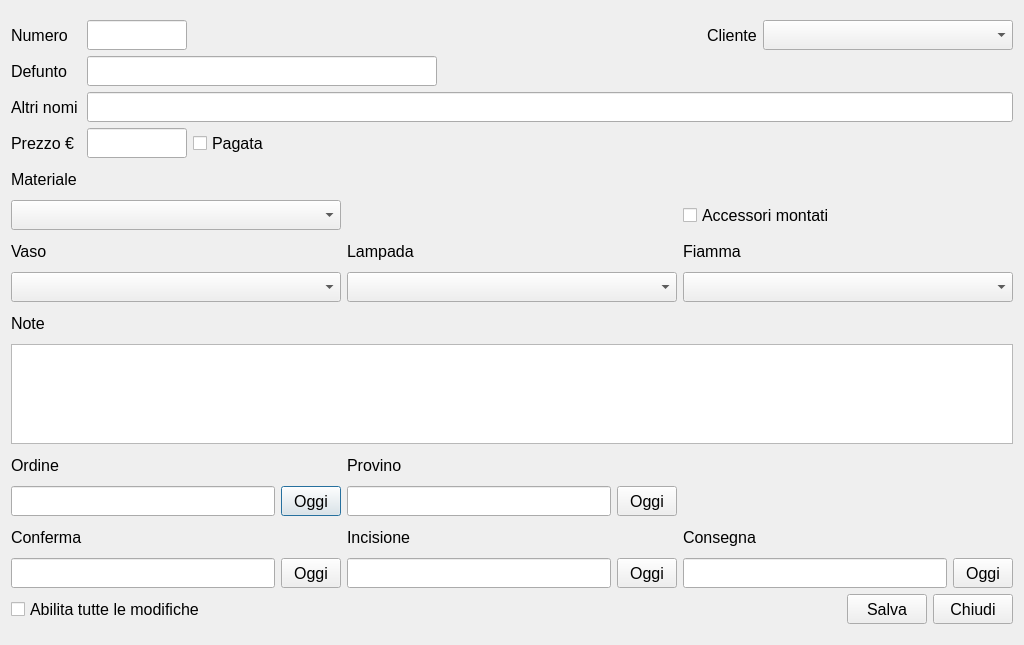
<?xml version="1.0" encoding="UTF-8"?>
<ui version="4.0">
 <class>TombClass</class>
 <widget class="QDialog" name="TombClass">
  <property name="geometry">
   <rect>
    <x>0</x>
    <y>0</y>
    <width>1024</width>
    <height>645</height>
   </rect>
  </property>
  <property name="minimumSize">
   <size>
    <width>1024</width>
    <height>645</height>
   </size>
  </property>
  <property name="maximumSize">
   <size>
    <width>1024</width>
    <height>645</height>
   </size>
  </property>
  <property name="windowTitle">
   <string>Tomb</string>
  </property>
  <layout class="QGridLayout" name="gridLayout_2">
   <item row="0" column="1">
    <layout class="QVBoxLayout" name="MainContainer">
     <item>
      <layout class="QHBoxLayout" name="NumberClient">
       <item>
        <widget class="QLabel" name="lblNumber">
         <property name="minimumSize">
          <size>
           <width>70</width>
           <height>30</height>
          </size>
         </property>
         <property name="maximumSize">
          <size>
           <width>70</width>
           <height>30</height>
          </size>
         </property>
         <property name="font">
          <font>
           <pointsize>12</pointsize>
          </font>
         </property>
         <property name="text">
          <string>Numero</string>
         </property>
        </widget>
       </item>
       <item>
        <widget class="QLineEdit" name="leProgressive">
         <property name="minimumSize">
          <size>
           <width>100</width>
           <height>30</height>
          </size>
         </property>
         <property name="maximumSize">
          <size>
           <width>100</width>
           <height>30</height>
          </size>
         </property>
         <property name="font">
          <font>
           <pointsize>12</pointsize>
          </font>
         </property>
        </widget>
       </item>
       <item>
        <spacer name="horizontalSpacer">
         <property name="orientation">
          <enum>Qt::Horizontal</enum>
         </property>
         <property name="sizeHint" stdset="0">
          <size>
           <width>40</width>
           <height>20</height>
          </size>
         </property>
        </spacer>
       </item>
       <item>
        <widget class="QLabel" name="lblClient">
         <property name="minimumSize">
          <size>
           <width>0</width>
           <height>30</height>
          </size>
         </property>
         <property name="maximumSize">
          <size>
           <width>16777215</width>
           <height>30</height>
          </size>
         </property>
         <property name="font">
          <font>
           <pointsize>12</pointsize>
          </font>
         </property>
         <property name="text">
          <string>Cliente</string>
         </property>
        </widget>
       </item>
       <item>
        <widget class="QComboBox" name="cbClient">
         <property name="minimumSize">
          <size>
           <width>250</width>
           <height>30</height>
          </size>
         </property>
         <property name="maximumSize">
          <size>
           <width>250</width>
           <height>30</height>
          </size>
         </property>
         <property name="font">
          <font>
           <pointsize>12</pointsize>
          </font>
         </property>
        </widget>
       </item>
      </layout>
     </item>
     <item>
      <layout class="QHBoxLayout" name="Name">
       <item>
        <widget class="QLabel" name="lblName">
         <property name="minimumSize">
          <size>
           <width>70</width>
           <height>30</height>
          </size>
         </property>
         <property name="maximumSize">
          <size>
           <width>70</width>
           <height>30</height>
          </size>
         </property>
         <property name="font">
          <font>
           <pointsize>12</pointsize>
          </font>
         </property>
         <property name="text">
          <string>Defunto</string>
         </property>
        </widget>
       </item>
       <item>
        <widget class="QLineEdit" name="leName">
         <property name="minimumSize">
          <size>
           <width>350</width>
           <height>30</height>
          </size>
         </property>
         <property name="maximumSize">
          <size>
           <width>350</width>
           <height>30</height>
          </size>
         </property>
         <property name="font">
          <font>
           <pointsize>12</pointsize>
          </font>
         </property>
        </widget>
       </item>
       <item>
        <spacer name="horizontalSpacer_2">
         <property name="orientation">
          <enum>Qt::Horizontal</enum>
         </property>
         <property name="sizeHint" stdset="0">
          <size>
           <width>40</width>
           <height>20</height>
          </size>
         </property>
        </spacer>
       </item>
      </layout>
     </item>
     <item>
      <layout class="QHBoxLayout" name="OtherNames">
       <item>
        <widget class="QLabel" name="lblAdditionalNames">
         <property name="minimumSize">
          <size>
           <width>70</width>
           <height>30</height>
          </size>
         </property>
         <property name="maximumSize">
          <size>
           <width>70</width>
           <height>30</height>
          </size>
         </property>
         <property name="font">
          <font>
           <pointsize>12</pointsize>
          </font>
         </property>
         <property name="text">
          <string>Altri nomi</string>
         </property>
        </widget>
       </item>
       <item>
        <widget class="QLineEdit" name="leAdditionalNames">
         <property name="minimumSize">
          <size>
           <width>0</width>
           <height>30</height>
          </size>
         </property>
         <property name="maximumSize">
          <size>
           <width>16777215</width>
           <height>30</height>
          </size>
         </property>
         <property name="font">
          <font>
           <pointsize>12</pointsize>
          </font>
         </property>
        </widget>
       </item>
      </layout>
     </item>
     <item>
      <layout class="QHBoxLayout" name="Price">
       <item>
        <widget class="QLabel" name="lblPrice">
         <property name="minimumSize">
          <size>
           <width>70</width>
           <height>30</height>
          </size>
         </property>
         <property name="maximumSize">
          <size>
           <width>70</width>
           <height>30</height>
          </size>
         </property>
         <property name="font">
          <font>
           <pointsize>12</pointsize>
          </font>
         </property>
         <property name="text">
          <string>Prezzo €</string>
         </property>
        </widget>
       </item>
       <item>
        <widget class="QLineEdit" name="lePrice">
         <property name="minimumSize">
          <size>
           <width>100</width>
           <height>30</height>
          </size>
         </property>
         <property name="maximumSize">
          <size>
           <width>100</width>
           <height>30</height>
          </size>
         </property>
         <property name="font">
          <font>
           <pointsize>12</pointsize>
          </font>
         </property>
        </widget>
       </item>
       <item>
        <widget class="QCheckBox" name="chbPaid">
         <property name="minimumSize">
          <size>
           <width>0</width>
           <height>30</height>
          </size>
         </property>
         <property name="maximumSize">
          <size>
           <width>16777215</width>
           <height>30</height>
          </size>
         </property>
         <property name="font">
          <font>
           <pointsize>12</pointsize>
          </font>
         </property>
         <property name="text">
          <string>Pagata</string>
         </property>
        </widget>
       </item>
       <item>
        <spacer name="horizontalSpacer_3">
         <property name="orientation">
          <enum>Qt::Horizontal</enum>
         </property>
         <property name="sizeHint" stdset="0">
          <size>
           <width>40</width>
           <height>20</height>
          </size>
         </property>
        </spacer>
       </item>
      </layout>
     </item>
     <item>
      <layout class="QHBoxLayout" name="MatAcc">
       <item>
        <layout class="QVBoxLayout" name="verticalLayout_7">
         <item>
          <widget class="QLabel" name="lblMaterial">
           <property name="minimumSize">
            <size>
             <width>80</width>
             <height>30</height>
            </size>
           </property>
           <property name="maximumSize">
            <size>
             <width>16777215</width>
             <height>30</height>
            </size>
           </property>
           <property name="font">
            <font>
             <pointsize>12</pointsize>
            </font>
           </property>
           <property name="text">
            <string>Materiale</string>
           </property>
          </widget>
         </item>
         <item>
          <widget class="QComboBox" name="cbMaterial">
           <property name="minimumSize">
            <size>
             <width>0</width>
             <height>30</height>
            </size>
           </property>
           <property name="maximumSize">
            <size>
             <width>16777215</width>
             <height>30</height>
            </size>
           </property>
           <property name="font">
            <font>
             <pointsize>12</pointsize>
            </font>
           </property>
          </widget>
         </item>
         <item>
          <widget class="QLabel" name="lblvase">
           <property name="minimumSize">
            <size>
             <width>80</width>
             <height>30</height>
            </size>
           </property>
           <property name="maximumSize">
            <size>
             <width>16777215</width>
             <height>30</height>
            </size>
           </property>
           <property name="font">
            <font>
             <pointsize>12</pointsize>
            </font>
           </property>
           <property name="text">
            <string>Vaso</string>
           </property>
          </widget>
         </item>
         <item>
          <widget class="QComboBox" name="cbVase">
           <property name="minimumSize">
            <size>
             <width>0</width>
             <height>30</height>
            </size>
           </property>
           <property name="maximumSize">
            <size>
             <width>16777215</width>
             <height>30</height>
            </size>
           </property>
           <property name="font">
            <font>
             <pointsize>12</pointsize>
            </font>
           </property>
          </widget>
         </item>
        </layout>
       </item>
       <item>
        <layout class="QVBoxLayout" name="verticalLayout_6">
         <item>
          <widget class="QLabel" name="lblSp1">
           <property name="minimumSize">
            <size>
             <width>0</width>
             <height>30</height>
            </size>
           </property>
           <property name="maximumSize">
            <size>
             <width>16777215</width>
             <height>30</height>
            </size>
           </property>
           <property name="text">
            <string/>
           </property>
          </widget>
         </item>
         <item>
          <widget class="QLabel" name="lblSp2">
           <property name="minimumSize">
            <size>
             <width>0</width>
             <height>30</height>
            </size>
           </property>
           <property name="maximumSize">
            <size>
             <width>16777215</width>
             <height>30</height>
            </size>
           </property>
           <property name="text">
            <string/>
           </property>
          </widget>
         </item>
         <item>
          <widget class="QLabel" name="lblLamp">
           <property name="minimumSize">
            <size>
             <width>80</width>
             <height>30</height>
            </size>
           </property>
           <property name="maximumSize">
            <size>
             <width>16777215</width>
             <height>30</height>
            </size>
           </property>
           <property name="font">
            <font>
             <pointsize>12</pointsize>
            </font>
           </property>
           <property name="text">
            <string>Lampada</string>
           </property>
          </widget>
         </item>
         <item>
          <widget class="QComboBox" name="cbLamp">
           <property name="minimumSize">
            <size>
             <width>0</width>
             <height>30</height>
            </size>
           </property>
           <property name="maximumSize">
            <size>
             <width>16777215</width>
             <height>30</height>
            </size>
           </property>
           <property name="font">
            <font>
             <pointsize>12</pointsize>
            </font>
           </property>
          </widget>
         </item>
        </layout>
       </item>
       <item>
        <layout class="QVBoxLayout" name="verticalLayout_5">
         <item>
          <widget class="QLabel" name="lblSp3">
           <property name="minimumSize">
            <size>
             <width>0</width>
             <height>30</height>
            </size>
           </property>
           <property name="maximumSize">
            <size>
             <width>16777215</width>
             <height>30</height>
            </size>
           </property>
           <property name="text">
            <string/>
           </property>
          </widget>
         </item>
         <item>
          <widget class="QCheckBox" name="chbAccessoriesMounted">
           <property name="minimumSize">
            <size>
             <width>0</width>
             <height>30</height>
            </size>
           </property>
           <property name="maximumSize">
            <size>
             <width>16777215</width>
             <height>30</height>
            </size>
           </property>
           <property name="font">
            <font>
             <pointsize>12</pointsize>
            </font>
           </property>
           <property name="text">
            <string>Accessori montati</string>
           </property>
          </widget>
         </item>
         <item>
          <widget class="QLabel" name="lblFlame">
           <property name="minimumSize">
            <size>
             <width>80</width>
             <height>30</height>
            </size>
           </property>
           <property name="maximumSize">
            <size>
             <width>16777215</width>
             <height>30</height>
            </size>
           </property>
           <property name="font">
            <font>
             <pointsize>12</pointsize>
            </font>
           </property>
           <property name="text">
            <string>Fiamma</string>
           </property>
          </widget>
         </item>
         <item>
          <widget class="QComboBox" name="cbFlame">
           <property name="minimumSize">
            <size>
             <width>0</width>
             <height>30</height>
            </size>
           </property>
           <property name="font">
            <font>
             <pointsize>12</pointsize>
            </font>
           </property>
          </widget>
         </item>
        </layout>
       </item>
      </layout>
     </item>
     <item>
      <layout class="QVBoxLayout" name="Note">
       <item>
        <widget class="QLabel" name="lblNote">
         <property name="minimumSize">
          <size>
           <width>70</width>
           <height>30</height>
          </size>
         </property>
         <property name="maximumSize">
          <size>
           <width>70</width>
           <height>30</height>
          </size>
         </property>
         <property name="font">
          <font>
           <pointsize>12</pointsize>
          </font>
         </property>
         <property name="text">
          <string>Note</string>
         </property>
        </widget>
       </item>
       <item>
        <widget class="QPlainTextEdit" name="ptNote">
         <property name="minimumSize">
          <size>
           <width>0</width>
           <height>100</height>
          </size>
         </property>
         <property name="maximumSize">
          <size>
           <width>16777215</width>
           <height>100</height>
          </size>
         </property>
         <property name="font">
          <font>
           <pointsize>12</pointsize>
          </font>
         </property>
        </widget>
       </item>
      </layout>
     </item>
     <item>
      <layout class="QHBoxLayout" name="Dates">
       <item>
        <layout class="QVBoxLayout" name="layoutOrderConf">
         <item>
          <widget class="QLabel" name="lblOrderedAt">
           <property name="minimumSize">
            <size>
             <width>0</width>
             <height>30</height>
            </size>
           </property>
           <property name="maximumSize">
            <size>
             <width>16777215</width>
             <height>30</height>
            </size>
           </property>
           <property name="font">
            <font>
             <pointsize>12</pointsize>
            </font>
           </property>
           <property name="text">
            <string>Ordine</string>
           </property>
          </widget>
         </item>
         <item>
          <layout class="QHBoxLayout" name="horizontalLayout_2">
           <item>
            <widget class="QLineEdit" name="leOrderedAt">
             <property name="minimumSize">
              <size>
               <width>0</width>
               <height>30</height>
              </size>
             </property>
             <property name="maximumSize">
              <size>
               <width>16777215</width>
               <height>30</height>
              </size>
             </property>
             <property name="font">
              <font>
               <pointsize>12</pointsize>
              </font>
             </property>
            </widget>
           </item>
           <item>
            <widget class="QPushButton" name="btnOrderedAt">
             <property name="minimumSize">
              <size>
               <width>60</width>
               <height>30</height>
              </size>
             </property>
             <property name="maximumSize">
              <size>
               <width>40</width>
               <height>30</height>
              </size>
             </property>
             <property name="font">
              <font>
               <pointsize>12</pointsize>
              </font>
             </property>
             <property name="text">
              <string>Oggi</string>
             </property>
            </widget>
           </item>
          </layout>
         </item>
         <item>
          <widget class="QLabel" name="lblConfirmedAt">
           <property name="minimumSize">
            <size>
             <width>0</width>
             <height>30</height>
            </size>
           </property>
           <property name="maximumSize">
            <size>
             <width>16777215</width>
             <height>30</height>
            </size>
           </property>
           <property name="font">
            <font>
             <pointsize>12</pointsize>
            </font>
           </property>
           <property name="text">
            <string>Conferma</string>
           </property>
          </widget>
         </item>
         <item>
          <layout class="QHBoxLayout" name="horizontalLayout">
           <item>
            <widget class="QLineEdit" name="leConfirmedAt">
             <property name="minimumSize">
              <size>
               <width>0</width>
               <height>30</height>
              </size>
             </property>
             <property name="maximumSize">
              <size>
               <width>16777215</width>
               <height>30</height>
              </size>
             </property>
             <property name="font">
              <font>
               <pointsize>12</pointsize>
              </font>
             </property>
            </widget>
           </item>
           <item>
            <widget class="QPushButton" name="btnConfirmedAt">
             <property name="minimumSize">
              <size>
               <width>60</width>
               <height>30</height>
              </size>
             </property>
             <property name="maximumSize">
              <size>
               <width>60</width>
               <height>30</height>
              </size>
             </property>
             <property name="font">
              <font>
               <pointsize>12</pointsize>
              </font>
             </property>
             <property name="text">
              <string>Oggi</string>
             </property>
            </widget>
           </item>
          </layout>
         </item>
        </layout>
       </item>
       <item>
        <layout class="QVBoxLayout" name="layoutProofEng">
         <item>
          <widget class="QLabel" name="lblProofedAt">
           <property name="minimumSize">
            <size>
             <width>0</width>
             <height>30</height>
            </size>
           </property>
           <property name="maximumSize">
            <size>
             <width>16777215</width>
             <height>30</height>
            </size>
           </property>
           <property name="font">
            <font>
             <pointsize>12</pointsize>
            </font>
           </property>
           <property name="text">
            <string>Provino</string>
           </property>
          </widget>
         </item>
         <item>
          <layout class="QHBoxLayout" name="horizontalLayout_3">
           <item>
            <widget class="QLineEdit" name="leProofedAt">
             <property name="minimumSize">
              <size>
               <width>0</width>
               <height>30</height>
              </size>
             </property>
             <property name="maximumSize">
              <size>
               <width>16777215</width>
               <height>30</height>
              </size>
             </property>
             <property name="font">
              <font>
               <pointsize>12</pointsize>
              </font>
             </property>
            </widget>
           </item>
           <item>
            <widget class="QPushButton" name="btnProofedAt">
             <property name="minimumSize">
              <size>
               <width>60</width>
               <height>30</height>
              </size>
             </property>
             <property name="maximumSize">
              <size>
               <width>60</width>
               <height>30</height>
              </size>
             </property>
             <property name="font">
              <font>
               <pointsize>12</pointsize>
              </font>
             </property>
             <property name="text">
              <string>Oggi</string>
             </property>
            </widget>
           </item>
          </layout>
         </item>
         <item>
          <widget class="QLabel" name="lblEngravedAt">
           <property name="minimumSize">
            <size>
             <width>0</width>
             <height>30</height>
            </size>
           </property>
           <property name="maximumSize">
            <size>
             <width>16777215</width>
             <height>30</height>
            </size>
           </property>
           <property name="font">
            <font>
             <pointsize>12</pointsize>
            </font>
           </property>
           <property name="text">
            <string>Incisione</string>
           </property>
          </widget>
         </item>
         <item>
          <layout class="QHBoxLayout" name="horizontalLayout_4">
           <item>
            <widget class="QLineEdit" name="leEngravedAt">
             <property name="minimumSize">
              <size>
               <width>0</width>
               <height>30</height>
              </size>
             </property>
             <property name="maximumSize">
              <size>
               <width>16777215</width>
               <height>30</height>
              </size>
             </property>
             <property name="font">
              <font>
               <pointsize>12</pointsize>
              </font>
             </property>
            </widget>
           </item>
           <item>
            <widget class="QPushButton" name="btnEngravedAt">
             <property name="minimumSize">
              <size>
               <width>60</width>
               <height>30</height>
              </size>
             </property>
             <property name="maximumSize">
              <size>
               <width>60</width>
               <height>30</height>
              </size>
             </property>
             <property name="font">
              <font>
               <pointsize>12</pointsize>
              </font>
             </property>
             <property name="text">
              <string>Oggi</string>
             </property>
            </widget>
           </item>
          </layout>
         </item>
        </layout>
       </item>
       <item>
        <layout class="QVBoxLayout" name="layoutDelivery">
         <item>
          <widget class="QLabel" name="lblSp4">
           <property name="minimumSize">
            <size>
             <width>0</width>
             <height>30</height>
            </size>
           </property>
           <property name="maximumSize">
            <size>
             <width>16777215</width>
             <height>30</height>
            </size>
           </property>
           <property name="text">
            <string/>
           </property>
          </widget>
         </item>
         <item>
          <widget class="QLabel" name="lblSp5">
           <property name="minimumSize">
            <size>
             <width>0</width>
             <height>30</height>
            </size>
           </property>
           <property name="maximumSize">
            <size>
             <width>16777215</width>
             <height>30</height>
            </size>
           </property>
           <property name="text">
            <string/>
           </property>
          </widget>
         </item>
         <item>
          <widget class="QLabel" name="lblDeliveredAt">
           <property name="minimumSize">
            <size>
             <width>0</width>
             <height>30</height>
            </size>
           </property>
           <property name="maximumSize">
            <size>
             <width>16777215</width>
             <height>30</height>
            </size>
           </property>
           <property name="font">
            <font>
             <pointsize>12</pointsize>
            </font>
           </property>
           <property name="text">
            <string>Consegna</string>
           </property>
          </widget>
         </item>
         <item>
          <layout class="QHBoxLayout" name="horizontalLayout_5">
           <item>
            <widget class="QLineEdit" name="leDeliveredAt">
             <property name="minimumSize">
              <size>
               <width>0</width>
               <height>30</height>
              </size>
             </property>
             <property name="maximumSize">
              <size>
               <width>16777215</width>
               <height>30</height>
              </size>
             </property>
             <property name="font">
              <font>
               <pointsize>12</pointsize>
              </font>
             </property>
            </widget>
           </item>
           <item>
            <widget class="QPushButton" name="btnDeliveredAt">
             <property name="minimumSize">
              <size>
               <width>60</width>
               <height>30</height>
              </size>
             </property>
             <property name="maximumSize">
              <size>
               <width>60</width>
               <height>30</height>
              </size>
             </property>
             <property name="font">
              <font>
               <pointsize>12</pointsize>
              </font>
             </property>
             <property name="text">
              <string>Oggi</string>
             </property>
            </widget>
           </item>
          </layout>
         </item>
        </layout>
       </item>
      </layout>
     </item>
     <item>
      <layout class="QHBoxLayout" name="Buttons">
       <item>
        <widget class="QCheckBox" name="chbAllowEdit">
         <property name="minimumSize">
          <size>
           <width>0</width>
           <height>30</height>
          </size>
         </property>
         <property name="maximumSize">
          <size>
           <width>16777215</width>
           <height>30</height>
          </size>
         </property>
         <property name="font">
          <font>
           <pointsize>12</pointsize>
          </font>
         </property>
         <property name="text">
          <string>Abilita tutte le modifiche</string>
         </property>
        </widget>
       </item>
       <item>
        <spacer name="horizontalSpacer_4">
         <property name="orientation">
          <enum>Qt::Horizontal</enum>
         </property>
         <property name="sizeHint" stdset="0">
          <size>
           <width>40</width>
           <height>20</height>
          </size>
         </property>
        </spacer>
       </item>
       <item>
        <widget class="QPushButton" name="btnSave">
         <property name="minimumSize">
          <size>
           <width>0</width>
           <height>30</height>
          </size>
         </property>
         <property name="maximumSize">
          <size>
           <width>16777215</width>
           <height>30</height>
          </size>
         </property>
         <property name="font">
          <font>
           <pointsize>12</pointsize>
          </font>
         </property>
         <property name="text">
          <string>Salva</string>
         </property>
        </widget>
       </item>
       <item>
        <widget class="QPushButton" name="btnClose">
         <property name="minimumSize">
          <size>
           <width>0</width>
           <height>30</height>
          </size>
         </property>
         <property name="maximumSize">
          <size>
           <width>16777215</width>
           <height>30</height>
          </size>
         </property>
         <property name="font">
          <font>
           <pointsize>12</pointsize>
          </font>
         </property>
         <property name="text">
          <string>Chiudi</string>
         </property>
        </widget>
       </item>
      </layout>
     </item>
    </layout>
   </item>
  </layout>
 </widget>
 <layoutdefault spacing="6" margin="11"/>
 <tabstops>
  <tabstop>leProgressive</tabstop>
  <tabstop>cbClient</tabstop>
  <tabstop>leName</tabstop>
  <tabstop>leAdditionalNames</tabstop>
  <tabstop>lePrice</tabstop>
  <tabstop>chbPaid</tabstop>
  <tabstop>cbMaterial</tabstop>
  <tabstop>cbVase</tabstop>
  <tabstop>cbLamp</tabstop>
  <tabstop>cbFlame</tabstop>
  <tabstop>chbAccessoriesMounted</tabstop>
  <tabstop>ptNote</tabstop>
  <tabstop>chbAllowEdit</tabstop>
  <tabstop>btnSave</tabstop>
  <tabstop>btnClose</tabstop>
 </tabstops>
 <resources/>
 <connections/>
</ui>
